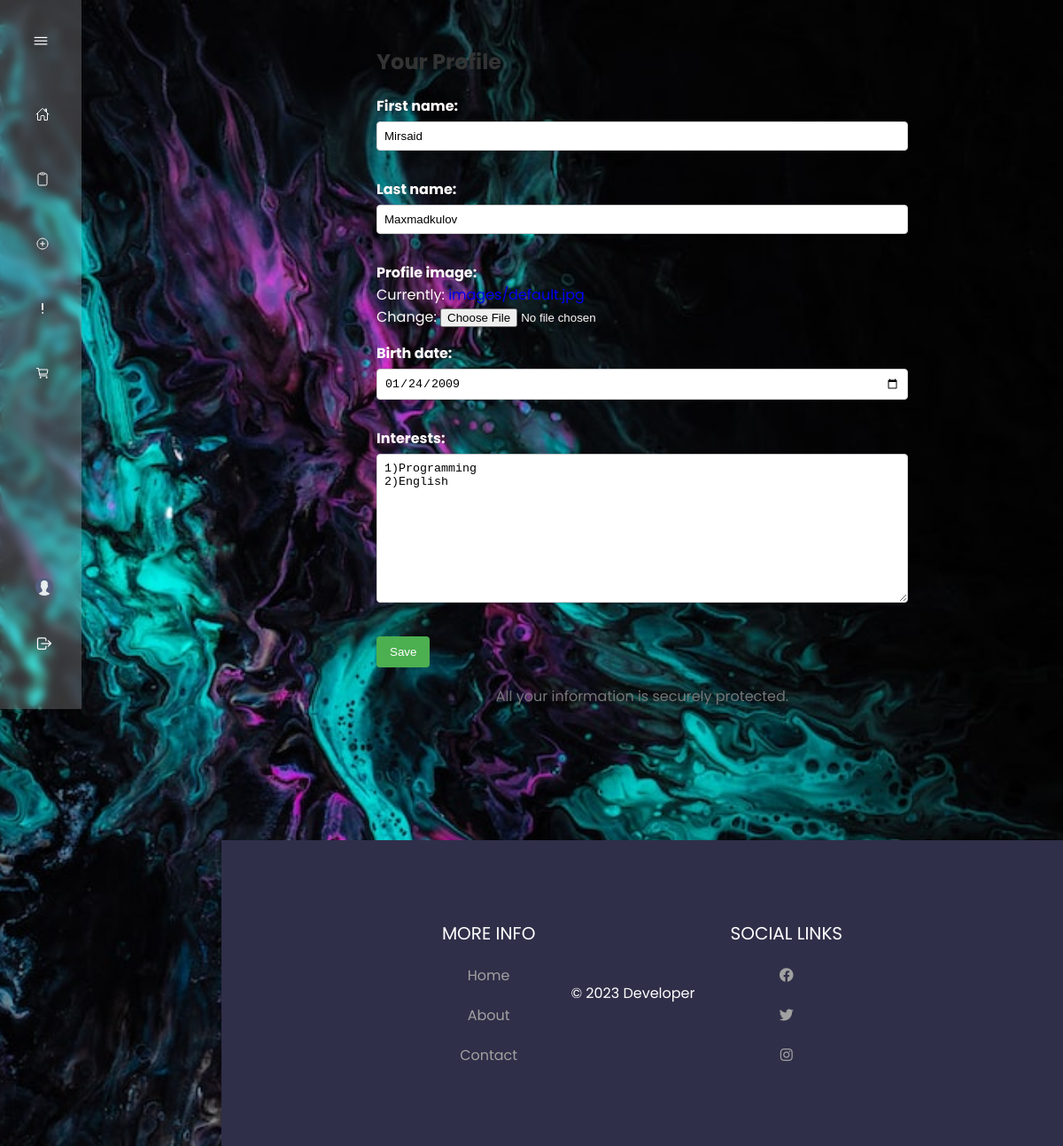
The page /profile/ (signed in) on the database as committed earlier.
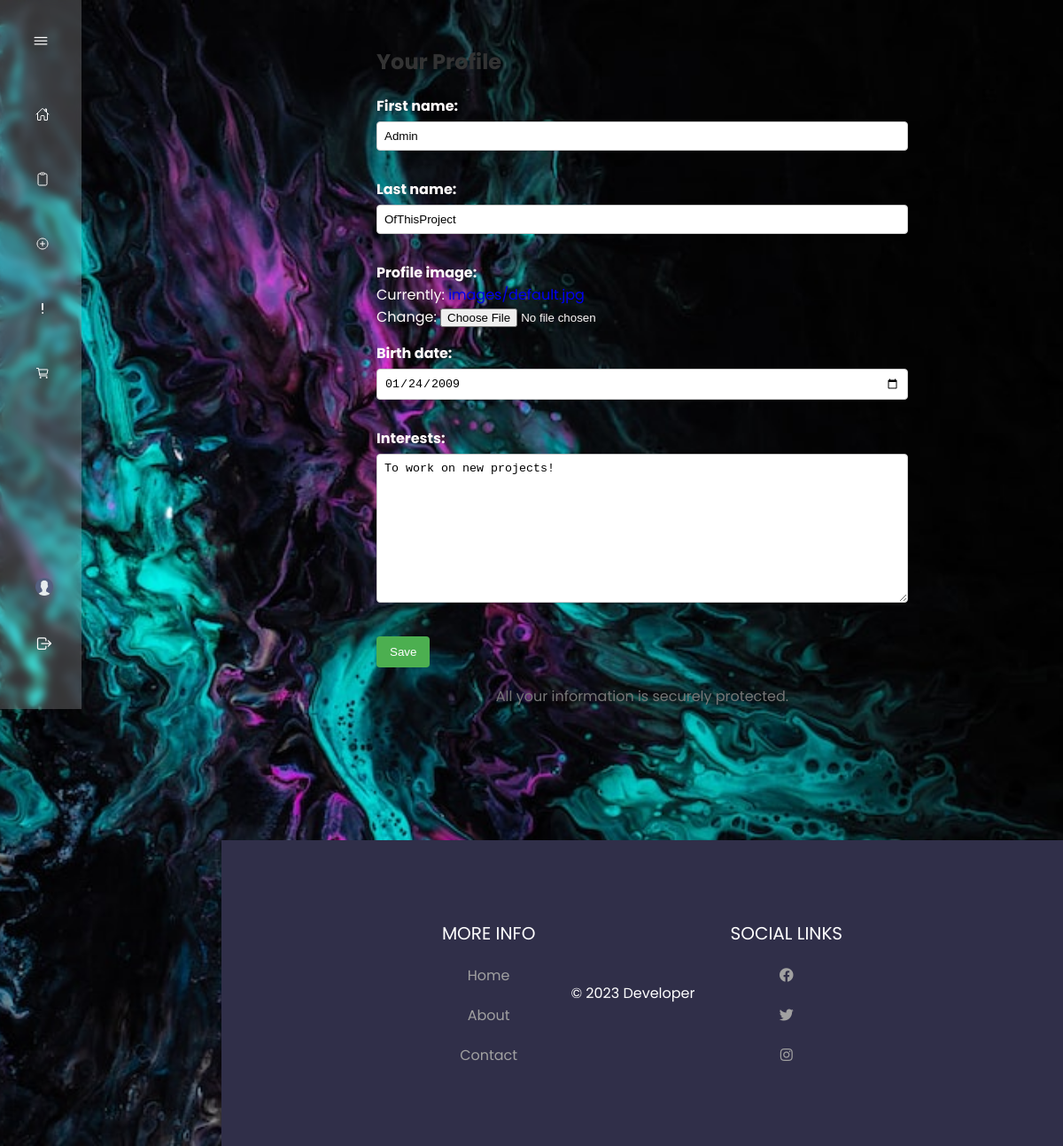
The same page on the database as committed later.
### Profile/models.py (models this page shows, shortened)
class UserProfile(models.Model):
    user = models.OneToOneField(User, on_delete=models.CASCADE)
    first_name = models.CharField(max_length=50)
    last_name = models.CharField(max_length=50)
    birth_date = models.DateField(null=True, blank=True)
    interests = models.TextField(max_length=255)
    last_visit = models.DateTimeField(null=True, blank=True)
    profile_image = models.ImageField(upload_to='images/', default='images/default.jpg')

### Profile/views.py (the view)
# urls.py: path('profile/', include('Profile.urls')),
@login_required
def profile(request):
    user_profile, created = UserProfile.objects.get_or_create(user=request.user)
    if request.method == 'POST':
        form = UserProfileForm(request.POST, instance=user_profile)
        if form.is_valid():
            form.save()
            messages.success(request, 'Your profile has been updated!')
            return redirect('profile')
    else:
        form = UserProfileForm(instance=user_profile)
    context = {
        'form': form,
    }
    return render(request, 'profile/profile.html', context)

### Profile/forms.py
class UserProfileForm(forms.ModelForm):
    class Meta:
        model = UserProfile
        fields = ['first_name', 'last_name', 'profile_image', 'birth_date', 'interests']
        widgets = {'birth_date': forms.DateInput(attrs={'type': 'date'})}

### Profile/templates/profile/profile.html (shortened to what this page needs)
{% extends 'main/base.html' %}
{% block content %}
    <div class="profile-container">
        <h2>Your Profile</h2>
        <form method="post" class="profile-form">
            {{ form.as_p }}
            <button type="submit" class="save-button">Save</button>
        </form>
        <div class="security-info">
            <p>All your information is securely protected.</p>
        </div>
    </div>
{% endblock content %}

### main/templates/main/base.html (shortened to what this page needs)
{% load static %}
{% load django_bootstrap5 %}
<!DOCTYPE html>
<html lang="en">
<head>
    <link rel="stylesheet" href="{% static 'styles/base.css' %}">
    <link rel="stylesheet" href="https://cdnjs.cloudflare.com/ajax/libs/font-awesome/5.15.3/css/all.min.css">
</head>
<body>
    {% if user.is_authenticated %}
        <div id="body-pd">
            <div>
                {% include 'main/navbar.html' %}
            </div>
            <div class="main">
                <div class="main-content">
                    {% block content %}
                    {% endblock content %}
                </div>
                <div class="main-footer">
                    {% include 'main/footer.html' %}
                </div>
            </div>
        </div>
    {% else %}
        {% block auth_content %}
            {% include 'main/allAuth/auth.html' %}
        {% endblock auth_content %}
    {% endif %}
</body>
</html>

### main/templates/main/navbar.html (shortened to what this page needs)
{% load static %}
{% block link %}
    <link rel="stylesheet" href="{% static 'styles/navbar.css' %}">
{% endblock link %}
<div class="l-navbar" id="navbar">
    <nav class="nav">
        <div>
            <div class="nav__brand">
                <ion-icon name="menu-outline" class="nav__toggle" id="nav-toggle"></ion-icon>
            </div>
            <div class="nav__list">
                <a href="{% url 'home_page' %}" class="nav__link" active>
                    <ion-icon name="home-outline" class="nav_icon"></ion-icon>
                </a>
                <a href="{% url 'product' %}" class="nav__link" active>
                    <ion-icon name="clipboard-outline" class="nav_icon"></ion-icon>
                </a>
                <a href="{% url 'create_product' %}" class="nav__link" active>
                    <ion-icon name="add-circle-outline" class="nav_icon"></ion-icon>
                </a>
                <a href="{% url 'about' %}" class="nav__link" active>
                    <ion-icon name="alert-outline" class="nav_icon"></ion-icon>
                </a>
                <a href="{% url 'wishlist' %}" class="nav__link" active>
                    <ion-icon name="cart-outline" class="nav_icon"></ion-icon>
                </a>
            </div>
        </div>
        <a href="{% url 'profile' %}" class="nav__link1">
            <img src="{% static "images/default.jpg" %}" width="20px" height="20px">
        </a>
        <a href="{% url 'logout' %}" class="nav__link">
            <ion-icon name="log-out-outline" class="nav__icon"></ion-icon>
        </a>
    </nav>
</div>

### main/templates/main/footer.html
{% load static %}
<link rel="stylesheet" href="{% static 'styles/footer.css' %}">
<footer class="footer">
    <div class="bottom-links">
        <div class="links">
            <span>More Info</span>
            <a href="{% url 'home_page' %}">Home</a>
            <a href="{% url 'about' %}">About</a>
            <a href="#">Contact</a>
        </div>
        <div class="copy">&copy; 2023 Developer</div>
        <div class="links">
            <span>Social Links</span>
            <a href="#"><i class="fab fa-facebook"></i></a>
            <a href="#"><i class="fab fa-twitter"></i></a>
            <a href="#"><i class="fab fa-instagram"></i></a>
        </div>
    </div>
</footer>

### static/styles/base.css (style rules this page uses)
body { margin: 0; }
*,::before,::after { box-sizing: border-box; }
#body-pd { position: relative; margin: 0; padding: 2rem 0 0 6.75rem; font-family: var(--body-font); font-size: var(--normal-font-size); transition: .5s; min-height: 100vh; background: url("../images/splash.jpg"); background-position: center; background-repeat: no-repeat; background-size: cover; display: grid; grid-template-columns: 92px 1fr; gap: 50px; color: snow; }
.main { width: 100%; height: 100%; }
.main-content { width: 100%; }
.main-footer { width: 100%; }

### static/styles/navbar.css (style rules this page uses)
:root { --nav-width: 92px; --first-color: #CA26FF; --bg-color: #12192C; --sub-color: #B6CEFC; --white-color: #fff; --body-font: "Poppins", sans-serif; --normal-font-size: 1rem; --small-font-size: .875rem; --z-fixed: 100; }
a { text-decoration: none; }
.l-navbar { position: fixed; top: 0; left: 0; width: var(--nav-width); height: 100vh; background-color: rgba(255, 255, 255, 0.2); backdrop-filter: blur(5px); color: var(--white-color); padding: 1.5rem 1.5rem 2rem; transition: .5s; z-index: var(--z-fixed); }
.nav { height: 100%; display: flex; flex-direction: column; justify-content: space-between; overflow: hidden; }
.nav__brand { display: grid; grid-template-columns: max-content max-content; justify-content: space-between; align-items: center; margin-bottom: 2rem; }
.nav__toggle { font-size: 1.25rem; padding: .75rem; cursor: pointer; }
.nav__link { display: grid; grid-template-columns: max-content max-content; align-items: center; column-gap: .75rem; padding: 1rem; color: var(--white-color); border-radius: .5rem; margin-bottom: 1rem; transition: .3s; cursor: pointer; }
.nav__link1 { display: grid; grid-template-columns: max-content max-content; align-items: center; column-gap: .75rem; padding: 1rem; color: var(--white-color); border-radius: .5rem; margin-top: 10rem; transition: .3s; cursor: pointer; }
.nav__icon { font-size: 1.25rem; }

### static/styles/footer.css (style rules this page uses)
.footer { margin-top: 150px; display: flex; justify-content:center; align-items: center; background-color: #302f49; padding: 40px 80px; }
.footer .copy { color: #fff; }
.bottom-links { display: flex; justify-content: space-around; align-items: center; padding: 40px 0; color: #fff; }
.bottom-links .links { display: flex; flex-direction: column; justify-content: center; align-items: center; padding: 0 40px; }
.bottom-links .links span { font-size: 20px; color: #fff; text-transform: uppercase; margin: 10px 0; }
.bottom-links .links a { text-decoration: none; color: #a1a1a1; padding: 10px 20px; }

### Profile/templates/profile/profile.html (style rules this page uses)
.profile-container { max-width: 600px; margin: 0 auto; }
h2 { color: #333; }
.profile-form { margin-top: 20px; }
label { display: block; margin-top: 10px; font-weight: bold; }
input[type="text"], input[type="date"], textarea { width: 100%; padding: 8px; margin-top: 5px; margin-bottom: 15px; box-sizing: border-box; border: 1px solid #ccc; border-radius: 4px; }
.save-button { background-color: #4CAF50; color: white; padding: 10px 15px; border: none; border-radius: 4px; cursor: pointer; }
.security-info { margin-top: 20px; text-align: center; }
.security-info p { color: #777; }

Rows that differ between the two databases and show on the page:
changed UserProfile: first_name "Mirsaid" → "Admin"; last_name "Maxmadkulov" → "OfThisProject"; interests "1)Programming 2)English" → "To work on new projects!"
